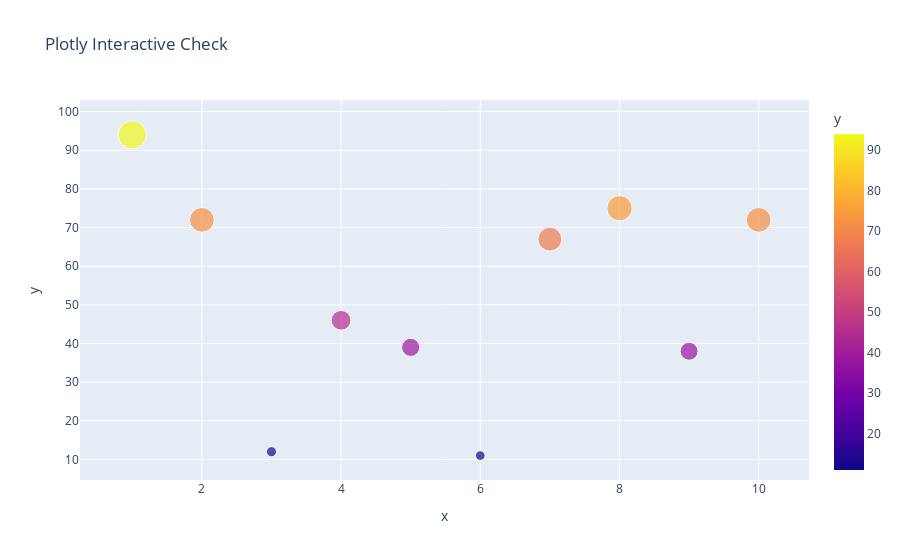

The notebook cell this image was saved under:
### Code cell
fig = px.scatter(df, x="x", y="y", title="Plotly Interactive Check", size="y", color="y")
fig.show()

### Figure 1 — Plotly figure (JSON) as saved in the notebook; plotly's stock layout.template omitted (floating-point values rounded to 4 significant figures)
{"data": [{"hovertemplate": "x=%{x}<br>y=%{marker.color}<extra></extra>", "legendgroup": "", "marker": {"color": [94, 72, 12, 46, 39, 11, 67, 75, 38, 72], "coloraxis": "coloraxis", "size": [94, 72, 12, 46, 39, 11, 67, 75, 38, 72], "sizemode": "area", "sizeref": 0.235, "symbol": "circle"}, "mode": "markers", "name": "", "orientation": "v", "showlegend": false, "type": "scatter", "x": [1, 2, 3, 4, 5, 6, 7, 8, 9, 10], "xaxis": "x", "y": [94, 72, 12, 46, 39, 11, 67, 75, 38, 72], "yaxis": "y"}], "layout": {"coloraxis": {"colorbar": {"title": {"text": "y"}}, "colorscale": [[0, "#0d0887"], [0.1111, "#46039f"], [0.2222, "#7201a8"], [0.3333, "#9c179e"], [0.4444, "#bd3786"], [0.5556, "#d8576b"], [0.6667, "#ed7953"], [0.7778, "#fb9f3a"], [0.8889, "#fdca26"], [1, "#f0f921"]]}, "legend": {"itemsizing": "constant", "tracegroupgap": 0}, "title": {"text": "Plotly Interactive Check"}, "xaxis": {"anchor": "y", "domain": [0, 1], "title": {"text": "x"}}, "yaxis": {"anchor": "x", "domain": [0, 1], "title": {"text": "y"}}}}
